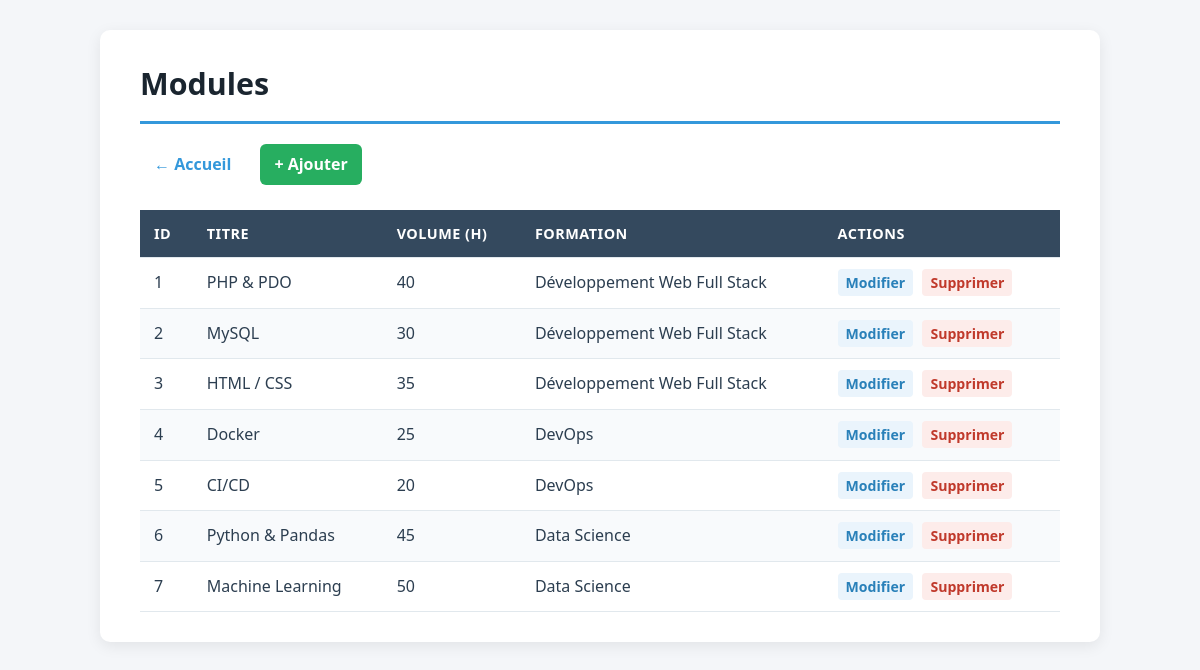
Screenshot of /modules/index.php with the database file from the repository.
### tables this page shows
CREATE TABLE modules (
    id INT AUTO_INCREMENT PRIMARY KEY,
    titre VARCHAR(100) NOT NULL,
    volume_heures INT NOT NULL,
    formation_id INT NOT NULL,
    CONSTRAINT fk_modules_formation
        FOREIGN KEY (formation_id) REFERENCES formations(id)
        ON DELETE RESTRICT
        ON UPDATE CASCADE
);

CREATE TABLE formations (
    id INT AUTO_INCREMENT PRIMARY KEY,
    nom VARCHAR(100) NOT NULL,
    duree_mois INT NOT NULL
);

### modules/index.php (the view, shortened to what this page needs)
<?php
require_once '../database/connexion.php';
$sql = "SELECT m.*, f.nom AS formation_nom
        FROM modules m
        JOIN formations f ON m.formation_id = f.id
        ORDER BY m.id";
$modules = $pdo->query($sql)->fetchAll();
?>
<!DOCTYPE html>
<html lang="fr">
<head>
    <link rel="stylesheet" href="/tp7-crud/style.css">
</head>
<body>
    <div class="container">
        <h1>Modules</h1>
        <div class="nav">
            <a href="../index.php">← Accueil</a>
            <a href="create.php" class="btn-add">+ Ajouter</a>
        </div>
        <table>
            <thead>
                <tr><th>ID</th><th>Titre</th><th>Volume (h)</th><th>Formation</th><th>Actions</th></tr>
            </thead>
            <tbody>
            <?php foreach ($modules as $m): ?>
                <tr>
                    <td><?= $m['id'] ?></td>
                    <td><?= htmlspecialchars($m['titre']) ?></td>
                    <td><?= $m['volume_heures'] ?></td>
                    <td><?= htmlspecialchars($m['formation_nom']) ?></td>
                    <td>
                        <a href="edit.php?id=<?= $m['id'] ?>" class="edit">Modifier</a>
                        <a href="delete.php?id=<?= $m['id'] ?>" class="delete"
                           onclick="return confirm('Supprimer ce module ?')">Supprimer</a>
                    </td>
                </tr>
            <?php endforeach; ?>
            </tbody>
        </table>
    </div>
</body>
</html>

### style.css (style rules this page uses)
* { margin: 0; padding: 0; box-sizing: border-box; }
body { font-family: "Segoe UI", Tahoma, Geneva, Verdana, sans-serif; background: #f4f6f9; color: #2c3e50; line-height: 1.6; padding: 30px 20px; }
.container { max-width: 1000px; margin: 0 auto; background: #ffffff; padding: 30px 40px; border-radius: 10px; box-shadow: 0 4px 15px rgba(0, 0, 0, 0.08); }
h1 { font-size: 1.9rem; color: #1a252f; margin-bottom: 20px; padding-bottom: 12px; border-bottom: 3px solid #3498db; }
.nav { display: flex; gap: 15px; flex-wrap: wrap; margin-bottom: 25px; }
.nav a { text-decoration: none; color: #3498db; font-weight: 600; padding: 8px 14px; border-radius: 6px; transition: background 0.2s, color 0.2s; }
.nav a.btn-add { background: #27ae60; color: #ffffff; }
table { width: 100%; border-collapse: collapse; margin-top: 10px; background: #ffffff; }
table thead { background: #34495e; color: #ffffff; }
table th, table td { padding: 12px 14px; text-align: left; border-bottom: 1px solid #e1e8ed; }
table th { font-weight: 600; font-size: 0.9rem; text-transform: uppercase; letter-spacing: 0.5px; }
table tbody tr:nth-child(even) { background: #f8fafc; }
table a { text-decoration: none; font-weight: 600; padding: 4px 8px; border-radius: 4px; font-size: 0.88rem; }
table a.edit { color: #2980b9; background: #eaf4fc; }
table a.delete { color: #c0392b; background: #fdecea; margin-left: 5px; }

### rows the page displays
modules: id "1", titre "PHP & PDO", volume_heures "40", formation.nom "Développement Web Full Stack"
modules: id "2", titre "MySQL", volume_heures "30", formation.nom "Développement Web Full Stack"
modules: id "3", titre "HTML / CSS", volume_heures "35", formation.nom "Développement Web Full Stack"
modules: id "4", titre "Docker", volume_heures "25", formation.nom "DevOps"
modules: id "5", titre "CI/CD", volume_heures "20", formation.nom "DevOps"
modules: id "6", titre "Python & Pandas", volume_heures "45", formation.nom "Data Science"
modules: id "7", titre "Machine Learning", volume_heures "50", formation.nom "Data Science"
